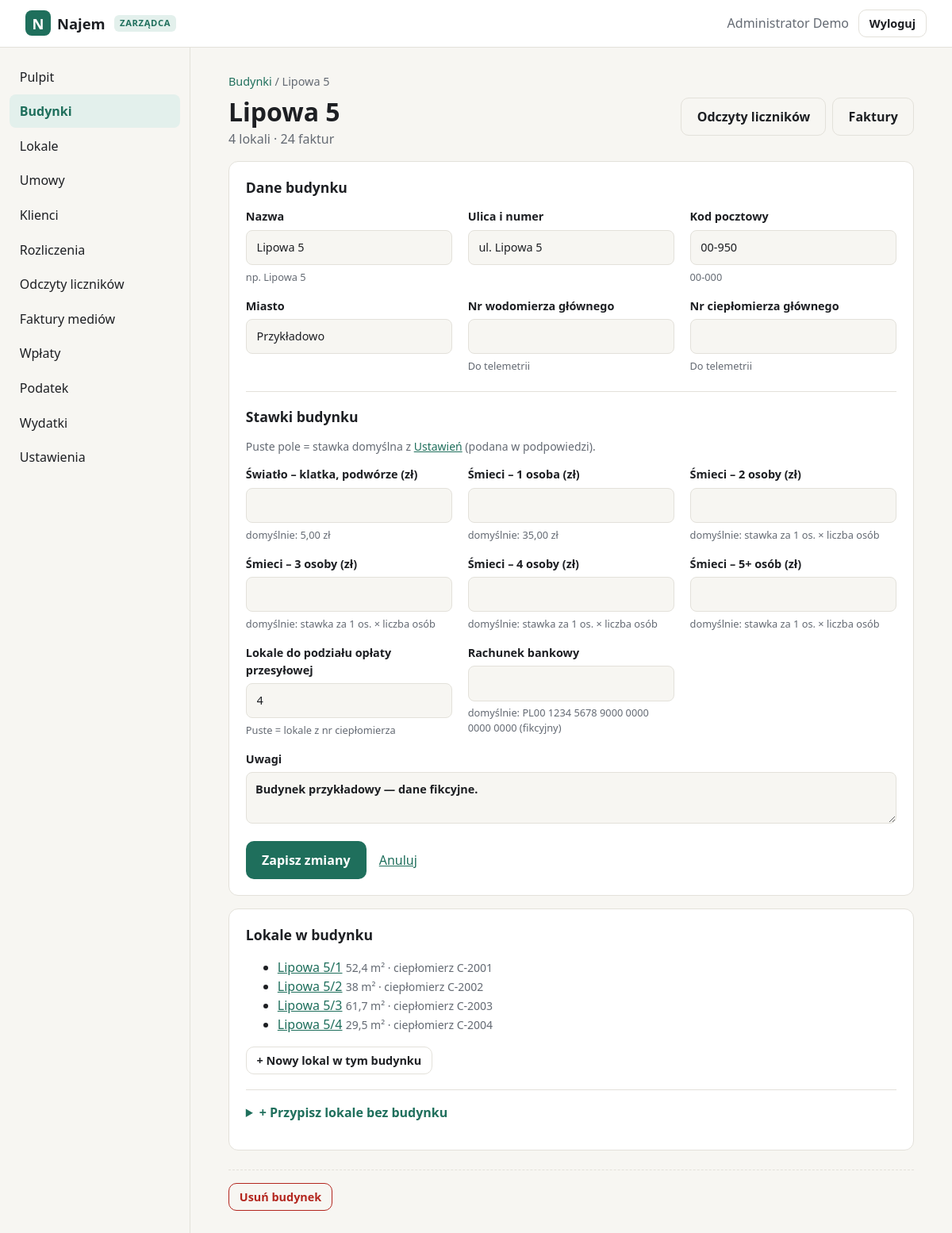
The app's page /zarzadca/budynki/1 (signed in) with its own data.
### tables this page shows
CREATE TABLE users (
    id            INTEGER PRIMARY KEY AUTOINCREMENT,
    login         TEXT NOT NULL UNIQUE COLLATE NOCASE,
    password_hash TEXT NOT NULL,
    full_name     TEXT,
    role          TEXT NOT NULL DEFAULT 'klient',
    created_at    TEXT NOT NULL DEFAULT (datetime('now')),
    last_login_at TEXT
, email TEXT, telefon TEXT, aktywny INTEGER NOT NULL DEFAULT 1);

CREATE TABLE budynki (
    id            INTEGER PRIMARY KEY AUTOINCREMENT,
    nazwa         TEXT NOT NULL,
    ulica         TEXT,
    kod           TEXT,
    miasto        TEXT,
    swiatlo       INTEGER,          -- grosze / lokal / miesiąc
    smieci_1      INTEGER,
    smieci_2      INTEGER,
    smieci_3      INTEGER,
    smieci_4      INTEGER,
    smieci_5      INTEGER,
    lokale_cieplo INTEGER,          -- na ile lokali dzielić opłatę przesyłową
    rachunek      TEXT,
    uwagi         TEXT,
    created_at    TEXT NOT NULL DEFAULT (datetime('now'))
, nr_wodomierza TEXT, nr_cieplomierza TEXT);

CREATE TABLE lokale (
    id          INTEGER PRIMARY KEY AUTOINCREMENT,
    nazwa       TEXT NOT NULL,
    ulica       TEXT NOT NULL,          -- ulica z numerem budynku
    nr_lokalu   TEXT,
    kod         TEXT NOT NULL,
    miasto      TEXT NOT NULL,
    rodzaj      TEXT NOT NULL DEFAULT 'mieszkanie',
    powierzchnia REAL,                  -- m²
    pokoje      INTEGER,
    pietro      TEXT,
    opis        TEXT,
    wyposazenie TEXT,                   -- pozycje rozdzielone nową linią
    created_at  TEXT NOT NULL DEFAULT (datetime('now'))
, nr_wodomierza TEXT, nr_cieplomierza TEXT, budynek_id INTEGER REFERENCES budynki(id));

### budynki.py (the view, shortened to what this page needs)
@bp.route("/budynki/<int:bid>", methods=["GET", "POST"])
def budynek_edycja(bid):
    b = _get_or_404("budynki", bid)
    db = get_db()
    lokale = db.execute("SELECT * FROM lokale WHERE budynek_id=? ORDER BY nazwa", (bid,)).fetchall()
    ctx = dict(active="budynki", b=b, lokale=lokale, dom=_domyslne(),
               bez=db.execute("SELECT * FROM lokale WHERE budynek_id IS NULL ORDER BY nazwa").fetchall(),
               faktury_n=db.execute("SELECT count(*) FROM faktury WHERE budynek_id=?", (bid,)).fetchone()[0])
    raw = {k: ("" if b[k] is None else str(b[k])) for k in b.keys()}
    for k, _ in POLA_STAWEK:
        raw[k] = "" if b[k] is None else zl_input(b[k])
    return render_template("admin/budynek_form.html", f=Form(raw), **ctx)

### admin.py (called while the page is built)
@bp.before_request
@manager_required
def _guard():
    if request.method == "POST":
        check_csrf()

@bp.context_processor
def _ctx():
    return {"admin_menu": ADMIN_MENU, "rodzaje_lokali": RODZAJE_LOKALI,
            "rodzaje_umow": RODZAJE_UMOW, "opcje": lambda xs: [(x, x) for x in xs],
            "today": date.today().isoformat()}

def _get_or_404(table, id_):
    row = get_db().execute(f"SELECT * FROM {table} WHERE id=?", (id_,)).fetchone()
    if row is None:
        abort(404)
    return row

### app.py (called while the page is built)
def get_db() -> sqlite3.Connection:
    if "db" not in g:
        g.db = sqlite3.connect(DB_PATH)
        g.db.row_factory = sqlite3.Row
        g.db.execute("PRAGMA foreign_keys = ON")
    return g.db

def csrf_token() -> str:
    if "_csrf" not in session:
        session["_csrf"] = secrets.token_urlsafe(32)
    return session["_csrf"]

def static_v(filename):
    try:
        v = int((BASE / "static" / filename).stat().st_mtime)
    except OSError:
        v = 0
    return url_for("static", filename=filename, v=v)

def manager_required(view):
    @wraps(view)
    def wrapped(*a, **kw):
        if g.user is None:
            return redirect(url_for("login", next=request.path))
        if g.user["role"] != "zarzadca":
            abort(403)
        return view(*a, **kw)
    return wrapped

@app.before_request
def load_user():
    g.user = None
    uid = session.get("user_id")
    if uid:
        g.user = get_db().execute(
            "SELECT id, login, full_name, role FROM users WHERE id=? AND aktywny=1", (uid,)
        ).fetchone()
        if g.user is None:
            session.clear()

@app.context_processor
def inject():
    return {"menu": MENU, "user": g.get("user")}

@app.template_filter("zl")
def fmt_zl(grosze):
    if grosze is None:
        return "—"
    zl, gr = divmod(int(grosze), 100)
    return f"{zl:,}".replace(",", " ") + f",{gr:02d} zł"

@app.template_filter("m2")
def fmt_m2(v):
    if v is None:
        return "—"
    return (f"{v:g}".replace(".", ",")) + " m²"

### budynki.py (called while the page is built)
@bp.context_processor
def _ctx_budynki():
    return {"budynki_opcje": [(b["id"], b["nazwa"]) for b in
                              get_db().execute("SELECT id, nazwa FROM budynki ORDER BY nazwa")]}

def _domyslne():
    from rozliczenia import ust
    return ust()

### rozliczenia.py (called while the page is built)
@app.context_processor
def _ctx_dzis():
    return {"today": date.today().isoformat()}

### templates/admin/budynek_form.html (shortened to what this page needs)
{% extends "admin/base.html" %}
{% from "admin/_form.html" import field, area, csrf, delete_button %}
{% block content %}
<nav class="crumbs"><a href="{{ url_for('zarzadca.budynki') }}">Budynki</a> / {{ b.nazwa if b else 'Nowy' }}</nav>
<div class="page-head">
  <div><h1>{{ b.nazwa if b else 'Nowy budynek' }}</h1>
    {% if b %}<p class="muted">{{ lokale|length }} lokali · {{ faktury_n }} faktur</p>{% endif %}</div>
  {% if b %}<div class="actions">
    <a class="btn btn-ghost" href="{{ url_for('zarzadca.liczniki', b=b.id) }}">Odczyty liczników</a>
    <a class="btn btn-ghost" href="{{ url_for('zarzadca.faktury', b=b.id) }}">Faktury</a>
  </div>{% endif %}
</div>
<form method="post" class="panel-box form" novalidate autocomplete="off">
  <h2>Dane budynku</h2>
  <div class="form-grid">
    {{ field(f, "nazwa", "Nazwa", hint="np. Lipowa 5", attrs="required maxlength=120") }}
    {{ field(f, "ulica", "Ulica i numer") }}
    {{ field(f, "kod", "Kod pocztowy", hint="00-000", attrs='inputmode="numeric" maxlength=6') }}
    {{ field(f, "miasto", "Miasto") }}
    {{ field(f, "nr_wodomierza", "Nr wodomierza głównego", hint="Do telemetrii") }}
    {{ field(f, "nr_cieplomierza", "Nr ciepłomierza głównego", hint="Do telemetrii") }}
  </div>
  <h2>Stawki budynku</h2>
  <p class="muted small">Puste pole = stawka domyślna z <a href="{{ url_for('zarzadca.ustawienia') }}">Ustawień</a> (podana w podpowiedzi).</p>
  <div class="form-grid">
    {% for k, label in [("swiatlo", "Światło – klatka, podwórze"), ("smieci_1", "Śmieci – 1 osoba"), ("smieci_2", "Śmieci – 2 osoby"),
                        ("smieci_3", "Śmieci – 3 osoby"), ("smieci_4", "Śmieci – 4 osoby"), ("smieci_5", "Śmieci – 5+ osób")] %}
      {{ field(f, k, label ~ ' (zł)', hint='domyślnie: ' ~ (dom[k]|zl if dom[k] is not none else ('stawka za 1 os. × liczba osób' if k != 'swiatlo' and k != 'smieci_1' else 'brak')), attrs='inputmode="decimal"') }}
    {% endfor %}
    {{ field(f, "lokale_cieplo", "Lokale do podziału opłaty przesyłowej", hint="Puste = lokale z nr ciepłomierza", attrs='inputmode="numeric"') }}
    {{ field(f, "rachunek", "Rachunek bankowy", hint='domyślnie: ' ~ (dom.rachunek or 'brak')) }}
  </div>
  {{ area(f, "uwagi", "Uwagi", rows=2) }}
  <div class="form-actions">
    <button class="btn btn-primary" type="submit">{{ 'Zapisz zmiany' if b else 'Dodaj budynek' }}</button>
    <a href="{{ url_for('zarzadca.budynki') }}">Anuluj</a>
  </div>
</form>
{% if b %}
<section class="panel-box">
  <h2>Lokale w budynku</h2>
  {% if lokale %}
  <ul>{% for l in lokale %}<li><a href="{{ url_for('zarzadca.lokal_edycja', lid=l.id) }}">{{ l.nazwa }}</a>
    <span class="muted small">{% if l.powierzchnia %}{{ l.powierzchnia|m2 }}{% endif %}{% if l.nr_cieplomierza %} · ciepłomierz {{ l.nr_cieplomierza }}{% endif %}</span></li>{% endfor %}</ul>
  {% else %}<p class="muted">Brak lokali.</p>{% endif %}
  <p><a class="btn btn-ghost btn-sm" href="{{ url_for('zarzadca.lokal_nowy', budynek=b.id) }}">+ Nowy lokal w tym budynku</a></p>
  {% if bez %}
  <details class="add-box">
    <summary>+ Przypisz lokale bez budynku</summary>
  </details>
  {% endif %}
</section>
<div class="danger-zone">
  {{ delete_button(url_for('zarzadca.budynek_usun', bid=b.id), 'Usuń budynek', 'Usunąć budynek ' ~ b.nazwa ~ '? Możliwe tylko bez lokali i faktur.') }}
</div>
{% endif %}
{% endblock %}

### templates/admin/_form.html (shortened to what this page needs)
{% macro field(f, name, label, type="text", hint=None, attrs="") -%}
<label class="field{% if f.errors[name] %} has-error{% endif %}">{{ label }}
  <input name="{{ name }}" type="{{ type }}" value="{{ f.raw.get(name, '') if f.raw.get(name) is not none else '' }}" {{ attrs|safe }}>
  {% if f.errors[name] %}<span class="err">{{ f.errors[name] }}</span>{% elif hint %}<span class="hint">{{ hint }}</span>{% endif %}
</label>
{%- endmacro %}
{% macro area(f, name, label, hint=None, rows=4) -%}
<label class="field field-wide{% if f.errors[name] %} has-error{% endif %}">{{ label }}
  <textarea name="{{ name }}" rows="{{ rows }}">{{ f.raw.get(name, '') or '' }}</textarea>
</label>
{%- endmacro %}
{% macro delete_button(action, label, question) -%}
<form method="post" action="{{ action }}" class="inline" onsubmit="return confirm('{{ question }}')">
  {{ csrf() }}<button class="btn btn-danger btn-sm" type="submit">{{ label }}</button>
</form>
{%- endmacro %}

### templates/panel.html (shortened to what this page needs)
{% extends "base.html" %}
{% block body_class %}app-page{% endblock %}
{% block body %}
<header class="appbar">
  <a class="brand" href="{% block home_url %}{{ url_for('panel') }}{% endblock %}"><span class="logo">N</span> Najem{% block brand_suffix %}{% endblock %}</a>
  <div class="who">
    <span class="muted">{{ user.full_name or user.login }}</span>
    <form method="post" action="{{ url_for('logout') }}">
      <button class="btn btn-ghost btn-sm" type="submit">Wyloguj</button>
    </form>
  </div>
</header>
<div class="layout">
  <nav class="sidebar" aria-label="Menu główne">
    <ul>
    {% block nav %}{% endblock %}
    </ul>
  </nav>
  <main class="content">
    {% block content %}{% endblock %}
  </main>
</div>
{% endblock %}

### static/style.css (style rules this page uses)
:root { --bg: #f7f6f2; --surface: #ffffff; --text: #1d1f23; --muted: #646a73; --line: #e3e1da; --accent: #1f6f5c; --accent-ink: #ffffff; --accent-soft: #e3f0ec; --danger: #b3261e; --danger-soft: #fbe9e7; --radius: 12px; color-scheme: light; }
* { box-sizing: border-box; }
html, body { margin: 0; }
body { background: var(--bg); color: var(--text); font: 16px/1.5 system-ui, -apple-system, "Segoe UI", Roboto, sans-serif; min-height: 100vh; }
a { color: var(--accent); }
h1 { line-height: 1.15; margin: 0 0 .4em; }
.muted { color: var(--muted); }
.small { font-size: .875rem; }
.brand { display: inline-flex; align-items: center; gap: .5rem; font-weight: 700; font-size: 1.15rem; color: var(--text); text-decoration: none; }
.logo { display: inline-grid; place-items: center; width: 2rem; height: 2rem; border-radius: 8px; background: var(--accent); color: var(--accent-ink); font-weight: 800; }
.btn { display: inline-block; border: 1px solid transparent; border-radius: 10px; padding: .7rem 1.2rem; font: inherit; font-weight: 600; text-decoration: none; cursor: pointer; }
.btn-primary { background: var(--accent); color: var(--accent-ink); }
.btn-ghost { background: transparent; color: var(--text); border-color: var(--line); }
.btn-sm { padding: .35rem .8rem; font-size: .9rem; }
label { display: flex; flex-direction: column; gap: .35rem; font-weight: 600; font-size: .95rem; }
input:not([type=hidden]):not([type=checkbox]) { font: inherit; font-weight: 400; padding: .65rem .8rem; border-radius: 8px; border: 1px solid var(--line); background: var(--bg); color: var(--text); }
.appbar { position: sticky; top: 0; z-index: 10; display: flex; align-items: center; gap: 1rem; padding: .75rem clamp(16px, 3vw, 32px); background: var(--surface); border-bottom: 1px solid var(--line); }
.appbar .who { margin-left: auto; display: flex; align-items: center; gap: .75rem; }
.appbar form { margin: 0; }
.layout { display: grid; grid-template-columns: 240px 1fr; min-height: calc(100vh - 58px); }
.sidebar { border-right: 1px solid var(--line); padding: 1rem .75rem; }
.sidebar ul { list-style: none; margin: 0; padding: 0; display: flex; flex-direction: column; gap: 2px; }
.content { padding: 2rem clamp(16px, 4vw, 48px); max-width: 960px; }
:root { --ok: #1f7a4d; --ok-soft: #e1f3e9; --warn: #8a5a00; --warn-soft: #fdf1d8; --info: #2457a6; --info-soft: #e4ecfa; --off: #6b7079; --off-soft: #ececea; }
.content h1 { font-size: clamp(1.5rem, 3vw, 2rem); }
.content h2 { font-size: 1.1rem; margin: 0 0 .8rem; }
.crumbs { font-size: .9rem; color: var(--muted); margin-bottom: .6rem; }
.crumbs a { text-decoration: none; }
.panel-box { background: var(--surface); border: 1px solid var(--line); border-radius: var(--radius); padding: 1.2rem 1.3rem; margin-top: 1rem; }
.page-head { display: flex; justify-content: space-between; align-items: flex-start; gap: 1rem; flex-wrap: wrap; }
.page-head h1 { margin-bottom: .2rem; }
.page-head p { margin: 0; }
.actions { display: flex; gap: .5rem; flex-wrap: wrap; }
select, textarea { font: inherit; padding: .6rem .7rem; border-radius: 8px; border: 1px solid var(--line); background: var(--bg); color: var(--text); }
textarea { resize: vertical; }
.form h2 { margin-top: 1.4rem; padding-top: 1.1rem; border-top: 1px solid var(--line); }
.form h2:first-of-type { margin-top: 0; padding-top: 0; border-top: 0; }
.form-grid { display: grid; gap: 1rem 1.2rem; grid-template-columns: repeat(auto-fill, minmax(220px, 1fr)); }
.field { font-size: .9rem; }
.field-wide { margin-top: 1rem; }
.field .hint { font-weight: 400; color: var(--muted); font-size: .8rem; }
.form-actions { display: flex; align-items: center; gap: 1rem; margin-top: 1.4rem; }
form.inline { display: inline-flex; align-items: center; gap: .7rem; margin: 0; flex-wrap: wrap; }
.btn-danger { background: transparent; color: var(--danger); border-color: currentColor; }
.danger-zone { margin-top: 1.5rem; padding-top: 1rem; border-top: 1px dashed var(--line); }
.add-box { margin-top: 1.2rem; border-top: 1px solid var(--line); padding-top: 1rem; }
.add-box summary { cursor: pointer; font-weight: 600; color: var(--accent); margin-bottom: 1rem; }

### records on screen
users: full_name "Administrator Demo"
budynki: nazwa "Lipowa 5", ulica "ul. Lipowa 5", kod "00-950", miasto "Przykładowo", uwagi "Budynek przykładowy — dane fikcyjne."
lokale: nazwa "Lipowa 5/1", powierzchnia|m2 "52,4 m²", nr_cieplomierza "C-2001"
lokale: nazwa "Lipowa 5/2", powierzchnia|m2 "38 m²", nr_cieplomierza "C-2002"
lokale: nazwa "Lipowa 5/3", powierzchnia|m2 "61,7 m²", nr_cieplomierza "C-2003"
lokale: nazwa "Lipowa 5/4", powierzchnia|m2 "29,5 m²", nr_cieplomierza "C-2004"

### other values on screen
{{ label }} "Pulpit" "Budynki" "Lokale" "Umowy" "Klienci" "Rozliczenia" "Odczyty liczników" "Faktury mediów" "Wpłaty" "Podatek" "Wydatki" "Ustawienia"
{{ lokale|length }} "4"
{{ faktury_n }} "24"
{{ label }} "Nazwa Ulica i numer Kod pocztowy Miasto Nr wodomierza głównego Nr ciepłomierza głównego Lokale do podziału opłaty przesyłowej Rachunek bankowy" "Światło – klatka, podwórze (zł)" "Śmieci – 1 osoba (zł)" "Śmieci – 2 osoby (zł)" "Śmieci – 3 osoby (zł)" "Śmieci – 4 osoby (zł)" "Śmieci – 5+ osób (zł)"
{{ hint }} "np. Lipowa 5 00-000 Do telemetrii Do telemetrii Puste = lokale z nr ciepłomierza domyślnie: PL00 1234 5678 9000 0000 0000 0000 (fikcyjny)" "domyślnie: 5,00 zł" "domyślnie: 35,00 zł" "domyślnie: stawka za 1 os. × liczba osób" "domyślnie: stawka za 1 os. × liczba osób" "domyślnie: stawka za 1 os. × liczba osób" "domyślnie: stawka za 1 os. × liczba osób"
{{ label }} "Uwagi"
{{ 'Zapisz zmiany' if b else 'Dodaj budynek' }} "Zapisz zmiany"
{{ label }} "Usuń budynek"
